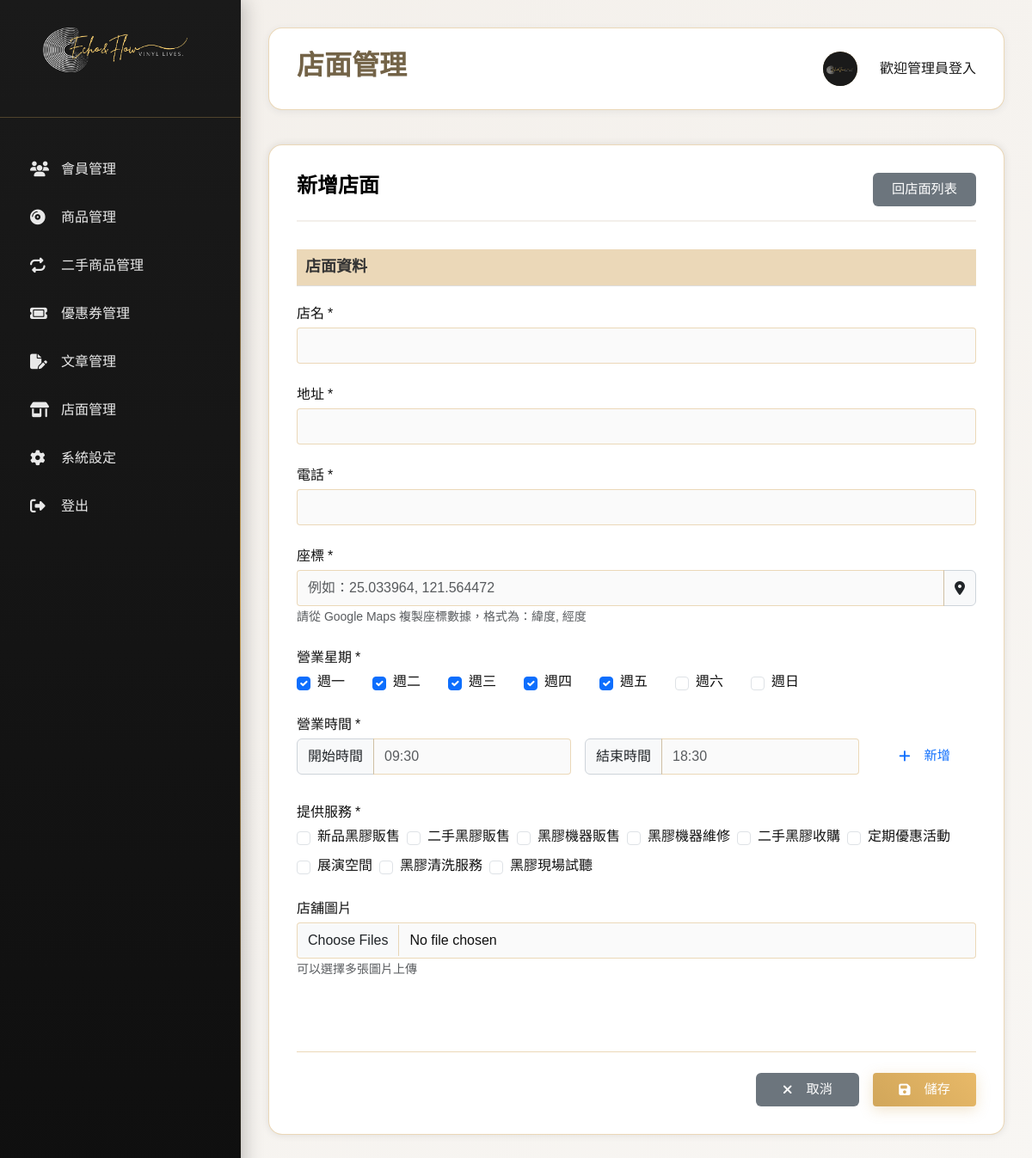
Page /vinyl_shop/form.php on the committed database.
### tables this page shows
CREATE TABLE `hashtag` (
  `id` int(11) NOT NULL,
  `name` varchar(100) NOT NULL
);

### vinyl_shop/form.php (the view, shortened to what this page needs)
<?php
include "../vinyl_shop/connect.php";
include "../template_top.php";
include "../template_main.php";
echo '<link rel="stylesheet" href="https://cdn.jsdelivr.net/npm/flatpickr/dist/flatpickr.min.css">';
$id = $_GET['id'] ?? null;
$branch = null;
$selectedTags = [];
$sqlTags = "SELECT * FROM hashtag";
$stmtTags = $pdo->prepare($sqlTags);
$stmtTags->execute();
$tags = $stmtTags->fetchAll(PDO::FETCH_ASSOC);
?>
    <div class="content-section">
      <div class="section-header">
        <h3 class="section-title"><?= $id ? '編輯店面' : '新增店面' ?></h3>
        <a href="./index.php" class="btn btn-secondary">回店面列表</a>
      </div>
      <form id="branchForm" method="POST">
        <div class="form-section">
          <h4 class="form-section-title">店面資料</h4>
          <div class="form-row">
            <div class="form-group flex-grow-1">
              <label class="form-label required">店名</label>
              <input type="text" name="name" class="form-control" value="<?= htmlspecialchars($branch['name'] ?? '') ?>" required />
            </div>
          </div>
          <div class="form-row">
            <div class="form-group flex-grow-1">
              <label class="form-label required">地址</label>
              <input type="text" name="address" class="form-control" value="<?= htmlspecialchars($branch['address'] ?? '') ?>" required />
            </div>
          </div>
          <div class="form-row">
            <div class="form-group flex-grow-1">
              <label class="form-label required">電話</label>
              <input type="tel" name="phone" class="form-control" value="<?= htmlspecialchars($branch['phone'] ?? '') ?>" required />
            </div>
          </div>
          <div class="form-row">
            <div class="form-group flex-grow-1">
              <label class="form-label required">座標</label>
              <div class="input-group">
                <input type="text" name="coordinates" class="form-control" placeholder="例如：25.033964, 121.564472" value="<?= isset($branch['latitude']) && isset($branch['longitude']) ? htmlspecialchars($branch['latitude'] . ', ' . $branch['longitude']) : '' ?>" required />
                <span class="input-group-text"><i class="fas fa-map-marker-alt"></i></span>
              </div>
              <small class="form-text text-muted">請從 Google Maps 複製座標數據，格式為：緯度, 經度</small>
            </div>
          </div>
          <div class="form-row">
            <div class="form-group flex-grow-1">
              <label class="form-label required">營業星期</label>
              <div class="d-flex flex-wrap gap-2">
                <?php
                $weekdays = [
                    '1' => '週一',
                    '2' => '週二',
                    '3' => '週三',
                    '4' => '週四',
                    '5' => '週五',
                    '6' => '週六',
                    '7' => '週日'
                ];
                $selectedWeekdays = !empty($branch['weekdays']) ? explode(',', $branch['weekdays']) : ['1', '2', '3', '4', '5'];
                foreach ($weekdays as $value => $label):
                ?>
                <div class="form-check">
                    <input type="checkbox" class="form-check-input"
                           name="weekdays[]" value="<?= $value ?>"
                           <?= in_array($value, $selectedWeekdays) ? 'checked' : '' ?>>
                    <label class="form-check-label"><?= $label ?></label>
                  </div>
                <?php endforeach; ?>
              </div>
            </div>
          </div>
          <div class="form-row">
            <div class="form-group flex-grow-1">
              <label class="form-label required">營業時間</label>
              <div class="d-flex gap-3 align-items-center">
                <div class="flex-grow-1">
                  <div class="input-group">
                    <span class="input-group-text">開始時間</span>
                    <input type="text" id="startTime" class="form-control" placeholder="09:30" />
                  </div>
                </div>
                <div class="flex-grow-1">
                  <div class="input-group">
                    <span class="input-group-text">結束時間</span>
                    <input type="text" id="endTime" class="form-control" placeholder="18:30" />
                  </div>
                </div>
                <button class="btn btn-outline-primary" type="button" id="addTimeRange">
                  <i class="fas fa-plus"></i> 新增
                </button>
              </div>
            </div>
          </div>
          <div class="form-row">
            <div class="form-group flex-grow-1">
              <label class="form-label required">提供服務</label>
              <div class="d-flex flex-wrap gap-2">
                <?php foreach ($tags as $tag): ?>
                    <div class="form-check">
                        <input type="checkbox" class="form-check-input"
                               name="services[]" value="<?= $tag['id'] ?>"
                               <?= in_array($tag['id'], $selectedTags) ? 'checked' : '' ?>>
                        <label class="form-check-label"><?= htmlspecialchars($tag['name']) ?></label>
                    </div>
                <?php endforeach; ?>
              </div>
            </div>
          </div>
          <div class="form-group flex-grow-1">
              <label class="form-label">店舖圖片</label>
              <div class="mb-3">
                <input type="file" id="coverFileInput" accept="image/*" class="form-control" multiple>
                <small class="form-text text-muted">可以選擇多張圖片上傳</small>
              </div>
          </div>
        </div>
        <div class="form-actions">
          <button type="button" class="btn btn-secondary" onclick="window.location.href='./index.php'">
            <i class="fas fa-times"></i> 取消
          </button>
          <button type="submit" class="btn btn-primary btn-send">
            <i class="fas fa-save"></i> 儲存
          </button>
        </div>
      </form>
    </div>
<?php
include "../template_btm.php";
?>

### css/index.css (style rules this page uses)
:root { --retro-indigo: #2e4057; --olive-moss: #7c805e; --warm-brass: #d1a65a; --beige-mist: #f3efea; --smoke-violet: #9b8ba8; --vinyl-black: #1a1a1a; --white: #ffffff; --light-gray: #f8f6f3; --border-color: #d1a65a33; --shadow-light: 0 2px 8px #2e405714; --shadow-medium: 0 4px 16px #2e40571f; --shadow-heavy: 0 8px 32px #2e405729; --success-color: #4caf50; --warning-color: #ff9800; --error-color: #f44336; }
* { margin: 0; padding: 0; box-sizing: border-box; }
body { font-family: 'Noto Sans TC', sans-serif; background: linear-gradient( 135deg, var(--beige-mist) 0%, var(--light-gray) 100% ); color: var(--vinyl-black); min-height: 100vh; overflow-x: hidden; }
.content-section { background: var(--white); border-radius: 16px; padding: 2rem; margin-bottom: 2rem; box-shadow: var(--shadow-light); border: 1px solid var(--border-color); }
.section-header { display: flex; justify-content: space-between; align-items: center; margin-bottom: 2rem; padding-bottom: 1rem; border-bottom: 2px solid var(--beige-mist); flex-wrap: wrap; gap: 1rem; }
.section-title { font-family: 'Playfair Display', serif; font-size: 1.5rem; color: var(--retro-indigo); font-weight: 600; }
.btn { padding: 0.8rem 1.5rem; border: none; border-radius: 8px; font-weight: 500; cursor: pointer; transition: all 0.3s ease; text-decoration: none; display: inline-flex; align-items: center; justify-content: center; gap: 0.5rem; text-align: center; border: 2px solid transparent; }
.btn-primary { background: linear-gradient(45deg, var(--warm-brass), #e8b968); color: var(--white); box-shadow: 0 4px 16px rgba(209, 166, 90, 0.3); }
.btn.btn-secondary { background-color: #6c757d; color: #fff; border: none; padding: 0.5rem 1rem; border-radius: 6px; }
.content-section { background-color: #fff; color: #111; border-radius: 1rem; padding: 2rem; box-shadow: 0 0 10px rgba(0, 0, 0, 0.1); }
.section-header { display: flex; justify-content: space-between; align-items: center; margin-bottom: 2rem; }
.section-title { font-size: 1.5rem; font-weight: bold; color: #000; }
.form-row { display: flex; flex-wrap: wrap; gap: 1.5rem; margin-bottom: 1.5rem; }
.form-group { flex: 1; min-width: 220px; }
.form-label { display: block; margin-bottom: 0.5rem; font-weight: 600; }
.required::after { content: ' *'; color: red; }
.form-control, .form-select { border: 1px solid #ccc; border-radius: 0.5rem; padding: 0.5rem 0.75rem; font-size: 1rem; background-color: #fafafa; color: #111; }
.form-text { font-size: 0.875rem; color: #666; }
.form-section { margin-top: 2rem; }
.form-section-title { font-size: 1.25rem; font-weight: 600; margin-bottom: 1rem; border-bottom: 1px solid #ddd; padding-bottom: 0.5rem; }
.form-check { display: flex; align-items: center; gap: 0.5rem; }
.form-check-input { width: 1rem; height: 1rem; }
.form-actions { display: flex; justify-content: flex-end; gap: 1rem; margin-top: 2rem; }
.btn { border-radius: 0.5rem; padding: 0.5rem 1rem; font-size: 0.95rem; }
.btn i { margin-right: 0.5rem; }

### css/vinyl_shopAdd.css (style rules this page uses)
.input-group-text { background-color: #f8f9fa; border-color: #ced4da; }
.form-check { min-width: 80px; }
.form-check-input:checked { background-color: #0d6efd; border-color: #0d6efd; }

### rows in the picture
hashtag: name "新品黑膠販售"
hashtag: name "二手黑膠販售"
hashtag: name "黑膠機器販售"
hashtag: name "黑膠機器維修"
hashtag: name "二手黑膠收購"
hashtag: name "定期優惠活動"
hashtag: name "展演空間"
hashtag: name "黑膠清洗服務"
hashtag: name "黑膠現場試聽"

### other values in the picture
$item['label'] "會員管理"
$item['label'] "商品管理"
$item['label'] "二手商品管理"
$item['label'] "優惠券管理"
$item['label'] "文章管理"
$item['label'] "店面管理"
$item['label'] "系統設定"
$item['label'] "登出"
$pageTitle "店面管理"
$label "週一"
$label "週二"
$label "週三"
$label "週四"
$label "週五"
$label "週六"
